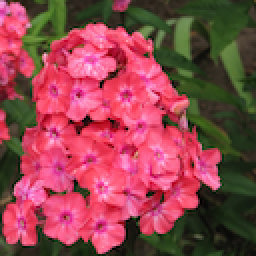
#> input picture week4/day3/daily_challenge/Flower Color Images Dataset/flowers/flowers/00_004.png, 128 x 128 px, found by its file name (shown 2 times larger); its folder holds only this picture in this run
$ jupyter execute --allow-errors daily_challenge_image_transformation_and_visualization.ipynb   (shell and % lines are left out)
#> lines starting #> are read from the running program, lines starting #| are printed output that depends on the picture
# Daily Challenge: Hands-On Image Transformation and Visualization

[cell 1]
# from google.colab import files
# files.upload()

# !mkdir -p ~/.kaggle
# !cp kaggle.json ~/.kaggle/
# !chmod 600 ~/.kaggle/kaggle.json

# !kaggle datasets download -d olgabelitskaya/flower-color-images

[cell 2]
# !unzip flower-color-images.zip

[cell 3]
# !pip install tensorflow
# ! pip install keras
# ! pip install pillow

[cell 4]
import numpy as np
from  matplotlib import pyplot as plt
import matplotlib.image as mpimg
import random
import os

Rotate an image by 90 degrees

[cell 5]
from scipy.ndimage import rotate
def rotate_image_30_degrees(image):
  return rotate(image, angle=90, axes=(1, 0), reshape=True) #complete it

    Flip an image horizontally and then vertically.
    Zoom in on an image (scale by 1.2x) using .resize(...)
    Display the original and augmented images side by side for comparison using this function :

[cell 6]
list_img = []
plt.figure(figsize=(20,20))
for i in range(5):
  file = random.choice(os.listdir('flowers/flowers'))
  image_path= os.path.join('flowers/flowers', file)
  img=mpimg.imread(image_path)
#> img is the input picture: shape (128, 128, 4) float32; mean R, G, B, A 0.568, 0.274, 0.304, 1
  list_img.append(img)

for i, img in enumerate(list_img):
  ax=plt.subplot(3,5,i+1)
  ax.title.set_text(file)
  plt.imshow(img)
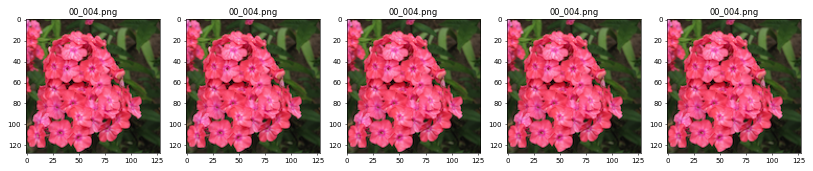
#> figure drawn by matplotlib, 5 panels

[cell 7]
# To visualize the rotated images :
rotated_list = []
plt.figure(figsize=(20,20))
for img in list_img:
  rotated_list.append(rotate_image_30_degrees(img))

for i, img in enumerate(rotated_list):
    ax=plt.subplot(3,5,i+1)
    ax.title.set_text(file)
    plt.imshow(img)
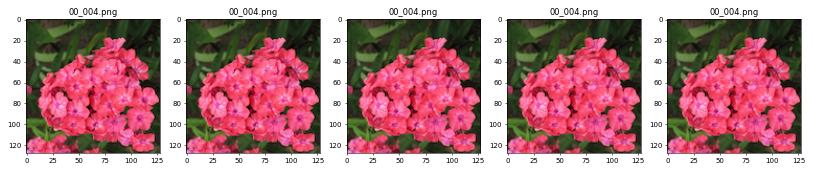
#> figure drawn by matplotlib, 5 panels
